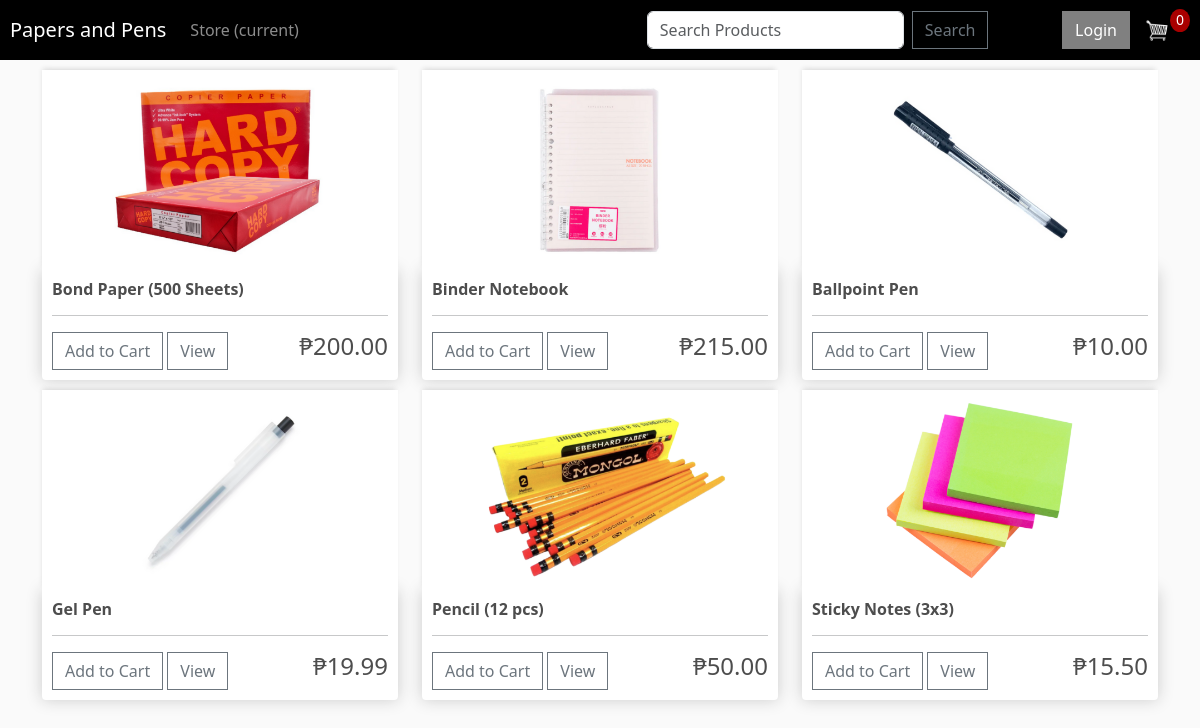
The page / on the database its author committed.
### store/models.py (models this page shows, shortened)
class Product(models.Model):
    name = models.CharField(max_length = 200, null=True)
    price = models.DecimalField(max_digits=7, decimal_places=2)
    digital = models.BooleanField(default=False, null=True, blank=False)
    image = models.ImageField(null=True, blank=True)
    slug = models.SlugField(null=False)
    description = models.TextField(default="potangina mo", null=False)
    @property
    def imageURL(self):
        try:
            url = self.image.url
        except:
            url =''
        return url

### store/views.py (the view)
# urls.py: path('', include('store.urls')),
def store(request):
    data = cartData(request)
    cartItems = data['cartItems']
    products = Product.objects.all()
    context = {'products':products, 'cartItems': cartItems}
    return render(request, 'store/store.html', context)

### store/utils.py (called while the page is built, shortened)
def cookieCart(request):
    try:
        cart = json.loads(request.COOKIES['cart'])
    except:
        cart = {}
    print('Cart:', cart)
    items = []
    order = {'get_cart_total':0, 'get_cart_items':0, 'shipping':False}
    cartItems = order['get_cart_items']
    return {'cartItems':cartItems, 'order':order, 'items':items}

def cartData(request):
    if request.user.is_authenticated:
        customer = request.user.customer
        order, created = Order.objects.get_or_create(customer=customer, complete=False)
        items = order.orderitem_set.all()
        cartItems = order.get_cart_items
    else:
        cookieData = cookieCart(request)
        cartItems = cookieData['cartItems']
        order = cookieData['order']
        items = cookieData['items']
    return {'cartItems':cartItems, 'order':order, 'items':items}

### store/templates/store/store.html
{% extends 'store/main.html' %}
{% load static %}
{% block content %}
    <div class="row">
        {% for product in products %}
        <div class="col-lg-4">
            <a href="{% url 'view_products' product.slug %}"><img class="thumbnail" src="{{product.imageURL}}"></a>
            <div class="box-element product">
                <h6><strong>{{product.name}}</strong></h6>
		        <hr>
                <button data-product={{product.id}} data-action="add" class="btn btn-outline-secondary add-btn update-cart">Add to Cart</button>
                {% if product.slug %}
                    <a class="btn btn-outline-secondary" href="{% url 'view_products' product.slug %}">View</a>
                {% endif %}
		        <h4 style="display: inline-block; float: right">₱{{product.price|floatformat:2}}</h4>
            </div>
        </div>
        {% endfor %}
    </div>
{% endblock content%}

### static/css/main.css (style rules this page uses)
body { background-color: hsl(0, 0%, 98%); }
h1,h2,h3,h4,h5,h6 { color:hsl(0, 0%, 30%); }
.box-element { box-shadow:hsl(0, 0%, 80%) 0 0 16px; background-color: #fff; border-radius: 4px; padding: 10px; }
.thumbnail { width: 100%; height: 200px; -webkit-box-shadow: -1px -3px 5px -2px rgba(214,214,214,1); -moz-box-shadow: -1px -3px 5px -2px rgba(214,214,214,1); box-shadow: -1px -3px 5px -2px rgba(214,214,214,1); }
.product { border-radius: 0 0 4px 4px; }
.col-lg-4, .col-lg-6, .col-lg-8, .col-lg-12 { margin-top: 10px; }
.btn { border-radius: 0; }

### rows shown on the page
Product: imageURL (picture), name "Bond Paper (500 Sheets)", slug "View", price "200.00"
Product: imageURL (picture), name "Binder Notebook", slug "View", price "215.00"
Product: imageURL (picture), name "Ballpoint Pen", slug "View", price "10.00"
Product: imageURL (picture), name "Gel Pen", slug "View", price "19.99"
Product: imageURL (picture), name "Pencil (12 pcs)", slug "View", price "50.00"
Product: imageURL (picture), name "Sticky Notes (3x3)", slug "View", price "15.50"

### other values the page prints
{{ cartItems }} "0"
